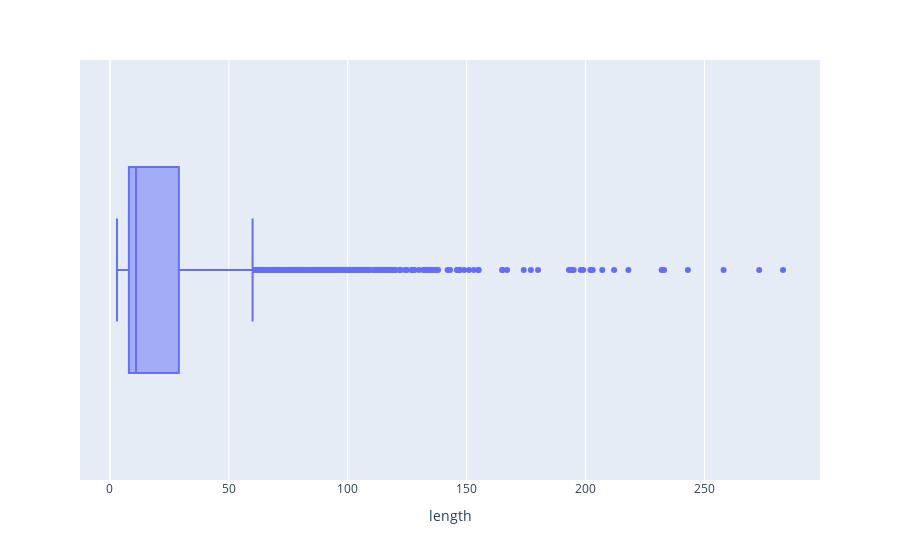

Notebook code for this chart:
### Code cell
fig = px.box(x = length)

fig.update_layout({'xaxis': {'title': 'length'}})

### Figure 1 — Plotly figure (JSON) as saved in the notebook; plotly's stock layout.template omitted (floating-point values rounded to 4 significant figures; data arrays with more than 128 entries replaced by an {"elided": "..."} marker saying what was removed)
{"data": [{"alignmentgroup": "True", "hovertemplate": "x=%{x}<extra></extra>", "legendgroup": "", "marker": {"color": "#636efa"}, "name": "", "notched": false, "offsetgroup": "", "orientation": "h", "showlegend": false, "type": "box", "x": {"elided": "3698 int values"}, "x0": " ", "xaxis": "x", "y0": " ", "yaxis": "y"}], "layout": {"boxmode": "group", "legend": {"tracegroupgap": 0}, "margin": {"t": 60}, "xaxis": {"anchor": "y", "domain": [0, 1], "title": {"text": "length"}}, "yaxis": {"anchor": "x", "domain": [0, 1]}}}
